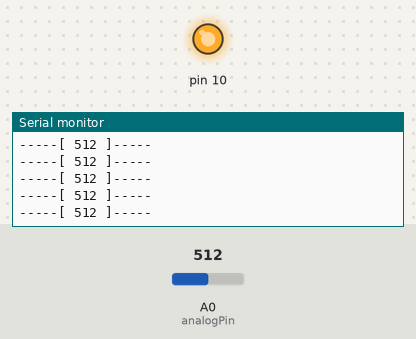
The sketch below on a simulated Arduino Uno, built with avr-gcc and run on an emulated ATmega328P. On the bench: output pins drawn as LEDs (lit = HIGH), the last lines printed to the serial monitor. The test bench sets the inputs (shaded band); at power-on: A0 (analogPin) = 512.

Above: at 1.2 s.
1.3 s: A0 (analogPin) set to 107
At 2.0 s:
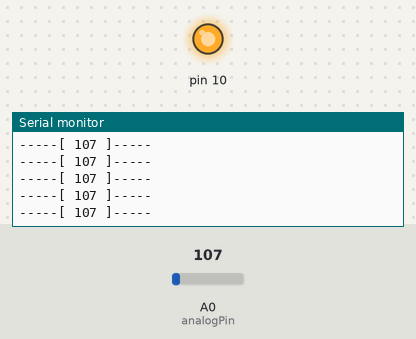
4.3 s: A0 (analogPin) set to 90
At 5.3 s:
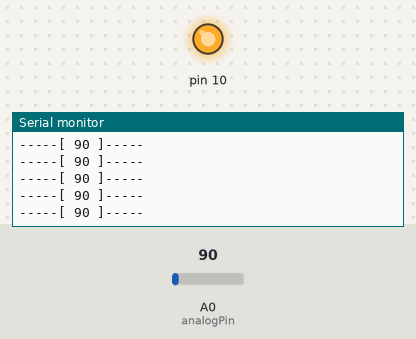
Timing chart, 0 to 7.3 s (numbered marks = the images above; inputs shaded):
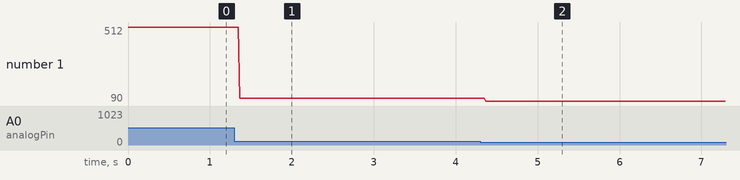

The sketch:

TransmisorCan.ino
```cpp
#include <SPI.h>          //Libreria para la comunicacion spi
#include <mcp2515.h>      //Librreria de can
#include "SensorAnalogico12562.h"
struct can_frame canMsg;
const int analogPin = A0;
MCP2515 mcp2515(10);
unsigned long previousMillis = 0;
/*
class SensorAnalogico12562{// el nombre de la clase generalmente se escribe con mayúscula
  private :
  // lista de propiedades y métodos para usar dentro de la clase
    byte pin;
    float dato=0;
    struct can_frame trama;
    int direccion;
    byte datosBin[4]={0,0,0,0};
    byte d1=0;
    byte d2=0;
    byte d3=0;
    byte d4=0;
  public :
  // lista de métodos disponibles para otras funciones y objetos de programa
    SensorAnalogico12562(byte pin, int direccion){
      this->pin = pin;
      this->direccion=direccion;
      inicializar();
    }
    void inicializar(){
      pinMode(pin,INPUT);
    }
    float leer(){
      float datoL=analogRead(pin);
      //dato=map(dato,0,1023,0,256);
      return datoL;
    }
    struct can_frame construirTrama(){
      arreglar();
      trama.can_id  = direccion;           //CAN id (Nomvre de la trama)
      trama.can_dlc = 4;               //CAN data tamaño de la trama
      trama.data[0] = datosBin[0];               //Valores maximo de 256
      trama.data[1] = datosBin[1];               //Valores maximo de 256
      trama.data[2] = datosBin[2];               //Valores maximo de 256
      trama.data[3] = datosBin[3];               //Valores maximo de 256
                                                              Serial.println("Mensaje enviado1");
      Serial.print("-----[ ");
      Serial.print(datosBin[0]);
      Serial.println(" ]-----");
      return trama;
    }
    void arreglar(){
      dato=leer();
      d1=int(dato);// Maximo de 256
      d2= int((dato-d1)*100);//.99
      datosBin[0]=d1;
      datosBin[1]=d2;
      datosBin[2]=d3;
      datosBin[3]=d4;
      return datosBin[4];
    }
};// */
SensorAnalogico12562 Ejemplo1(A0,1);
SensorAnalogico12562 Ejemplo2(A0,10);
SensorAnalogico12562 Ejemplo3(A0,20);
SensorAnalogico12562 Ejemplo4(A0,30);
SensorAnalogico12562 Ejemplo5(A0,40);
SensorAnalogico12562 Ejemplo6(A0,50);
void setup()
{
  Serial.begin(9600);
  SPI.begin();               //Begins SPI communication
  mcp2515.reset();
  mcp2515.setBitrate(CAN_250KBPS,MCP_8MHZ); //Sets CAN at speed 500KBPS and Clock 8MHz
  mcp2515.setNormalMode();
}

void loop()
{
  unsigned long currentMillis = millis();

  if(currentMillis-previousMillis>=1){
  previousMillis = currentMillis;
  /*
  canMsg.can_id  = 0x005;           //CAN id as 0x036
  canMsg.can_dlc = 2;               //CAN data length as 8
  canMsg.data[0] = 10;               //Update humidity value in [0]
  canMsg.data[1] = 7;
  mcp2515.sendMessage(&canMsg);     //Sends the CAN message
  Serial.println("Mensaje enviado1");
  //*/
  //*
  Serial.print("-----[ ");
    Serial.print(analogRead(A0));
    Serial.println(" ]-----");
    mcp2515.sendMessage(&Ejemplo1.construirTrama());
    mcp2515.sendMessage(&Ejemplo2.construirTrama());
    mcp2515.sendMessage(&Ejemplo3.construirTrama());
    mcp2515.sendMessage(&Ejemplo4.construirTrama());
    mcp2515.sendMessage(&Ejemplo5.construirTrama());
    mcp2515.sendMessage(&Ejemplo6.construirTrama());
    //*/
  }
}
```

SensorAnalogico12562.cpp
```cpp
#include "SensorAnalogico12562.h";
SensorAnalogico12562::SensorAnalogico12562(byte pin, int direccion){
    this->pin = pin;
    this->direccion=direccion;
    inicializar();
}
void SensorAnalogico12562::inicializar(){
    pinMode(pin,INPUT);
}
float SensorAnalogico12562::leer(){
    float datoL=analogRead(pin);
    //dato=map(dato,0,1023,0,256);
    return datoL;
}
struct can_frame SensorAnalogico12562::construirTrama(){
    arreglar();
    trama.can_id  = direccion;           //CAN id (Nomvre de la trama)
    trama.can_dlc = 7;               //CAN data tamaño de la trama
    trama.data[0] = datosBin[0];               //Valores maximo de 256
    trama.data[1] = datosBin[1];               //Valores maximo de 256
    trama.data[2] = datosBin[2];               //Valores maximo de 256
    trama.data[3] = datosBin[3];               //Valores maximo de 256
    trama.data[4] = datosBin[4];
    trama.data[5] = datosBin[5];
    trama.data[6] = datosBin[6];
    /*Serial.print("-----[ ");
    Serial.print(datosBin[0]);
    Serial.println(" ]-----");*/
    return trama;
}
void SensorAnalogico12562::arreglar(){
    dato=leer();
    d1=int(dato);// Maximo de 256
    d2= int((dato-d1)*100);//.99
    datosBin[0]=d1;
    datosBin[1]=d2;
    datosBin[2]=d3;
    datosBin[3]=d4;
    datosBin[4]=d5;
    datosBin[5]=d1;
    datosBin[6]=d1;
}
```

SensorAnalogico12562.h
```cpp
#ifndef _SENSORANALIGICO12562_H
#define _SENSORANALIGICO12562_H
#include <Arduino.h>
#include <SPI.h>          //Libreria para la comunicacion spi
#include <mcp2515.h>      //Librreria de can

class SensorAnalogico12562{// el nombre de la clase generalmente se escribe con mayúscula
  private :
    // lista de propiedades y métodos para usar dentro de la clase
    byte pin;
    float dato=0;
    struct can_frame trama;
    int direccion;
    byte datosBin[7]={0,0,0,0,0,0,0};
    byte d1=0;
    byte d2=0;
    byte d3=0;
    byte d4=0;
    byte d5=0;
    byte d6=0;
    byte d7=0;
  public :
    // lista de métodos disponibles para otras funciones y objetos de programa
    SensorAnalogico12562(byte pin, int direccion);
    void inicializar();
    float leer();
    struct can_frame construirTrama();
    void arreglar();
};
#endif 
```

Measured:
- after the input at 1.3 s, the serial monitor: prints a new line after 0.06 s (image 1)
- after the input at 4.3 s, the serial monitor: prints a new line after 0.07 s (image 2)
- plotted number 1: 512 → 107 after the input at 1.3 s, 107 → 90 after the input at 4.3 s
